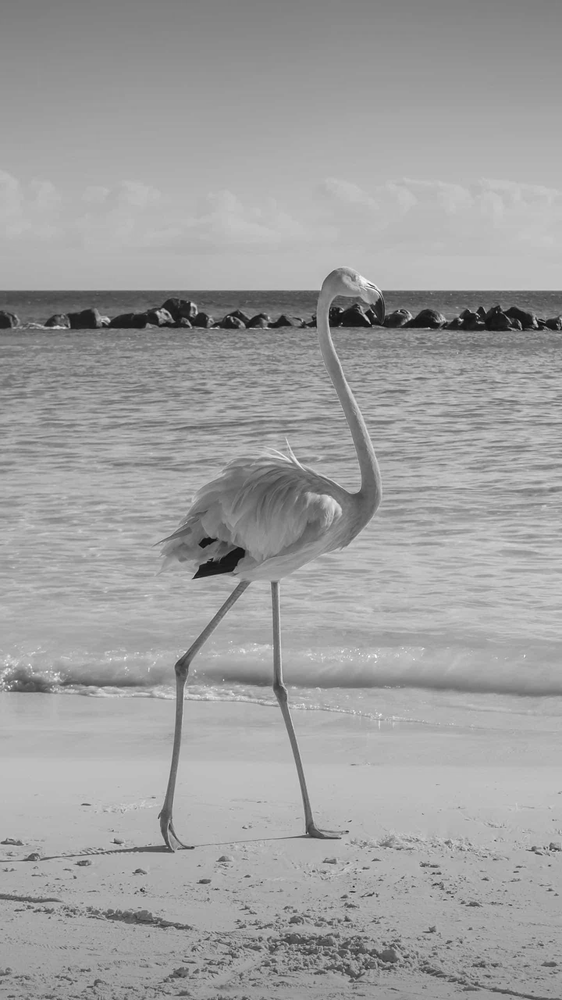
#> input picture grayscale/pics/animal.bmp, 562 x 1000 px, shrunk from 1440 x 2560 before the run, found by its file name; its folder holds only this picture in this run
$ python make_noise.py
#> lines starting #> are read from the running program, lines starting #| are printed output that depends on the picture
#> further down, img0 is the input picture: shape (1000, 562); min 12, max 255, mean 158.8
"""
    Author : Cervoliu
    This program adds noise to orignal images and save to local directory, which is created if not existed.
"""
import os
from pathlib import Path
import numpy as np
import cv2
import random

pepper = 0.5
salt = 1 - pepper

def add_pepper_salt_noise(img : np.ndarray, SNR : float, pepper : float = 0.5) -> np.ndarray:
    """
    Args:
        SNR : Signal-to-Noise Rate in percentage. 0 <= SNR <= 100.
        pepper : Pepper-noise Rate. Defaults to 0.5.
    """

    w, h = img.shape
    img_new = img.copy()
    for i in range(w):
        for j in range(h):
            if random.random() > 0.01 * SNR: continue
            if random.random() < pepper:
                img_new[i][j] = 0
            else:
                img_new[i][j] = 255
    return img_new

def add_Gaussian_noise(img : np.ndarray, mean : float = 0, variance : float = 0.1) -> np.ndarray:
#> called with mean = 0, variance = 0.1
    image = np.asarray(img / 255.0, dtype=np.float32)
    noise = np.random.normal(mean, variance, img.shape).astype(dtype=np.float32)
    output = image + noise
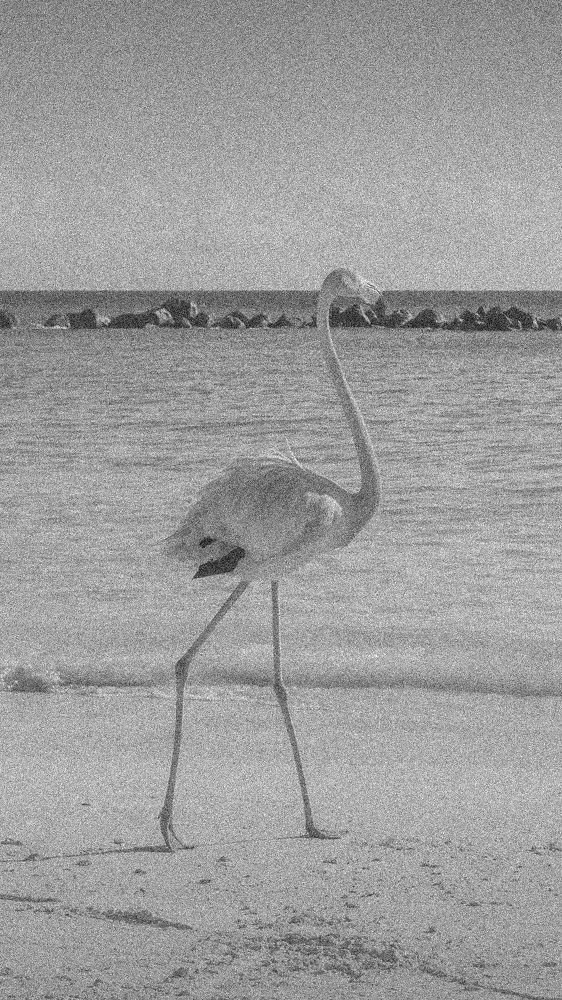
#> output: shape (1000, 562) float32; min -0.249, max 1.17, mean 0.623; drawn with min black and max white
    output = np.clip(output, 0, 1)
    output = np.uint8(output * 255)
    return output

def save(path, filename, img):
    Path(path).mkdir(parents=True, exist_ok=True)
    cv2.imwrite(path + filename, img)

if __name__ == "__main__":
    read_dir = ".\\grayscale\\pics\\"
    write_dir = ".\\grayscale\\addnoise\\"

    for file_name in os.listdir(read_dir):
        img0 = cv2.imread(read_dir + file_name, 0)

        img1 = add_Gaussian_noise(img0)
        save(write_dir + "Gaussian_noise\\", file_name, img1)

        for SNR in range(5, 100, 5):
            img2 = add_pepper_salt_noise(img0, SNR)
            save(write_dir + "salt-pepper_noise\\" + str(SNR) + "\\", file_name, img2)

            img3 = add_pepper_salt_noise(img1, SNR)
            save(write_dir + "mixed_noise\\" + str(SNR) + "\\", file_name, img3)
#> this loop made 19 passes
#> pass 1, `img2 = add_pepper_salt_noise(img0, SNR)`:
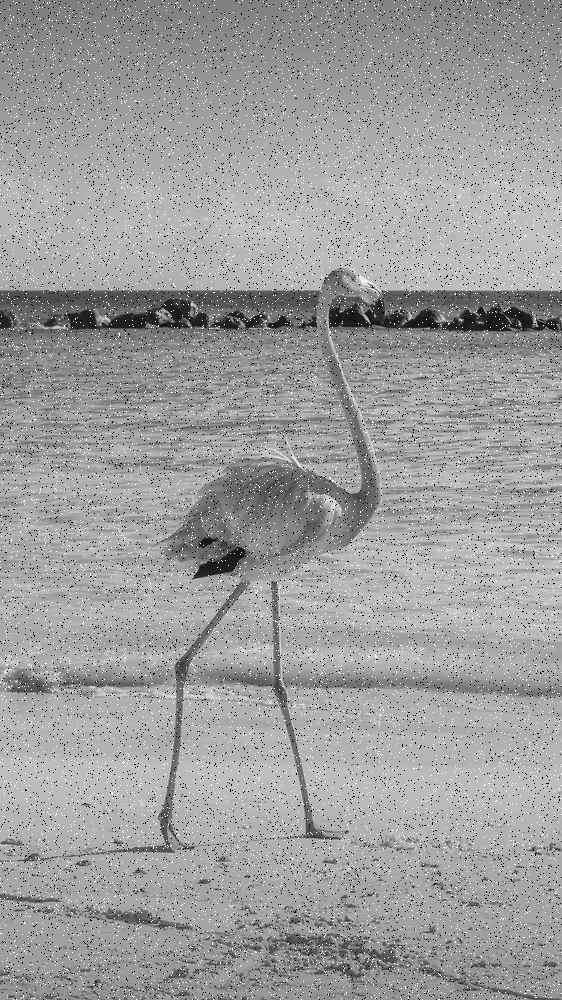
#> img2: shape (1000, 562); min 0, max 255, mean 157.3
#> pass 1, `img3 = add_pepper_salt_noise(img1, SNR)`:
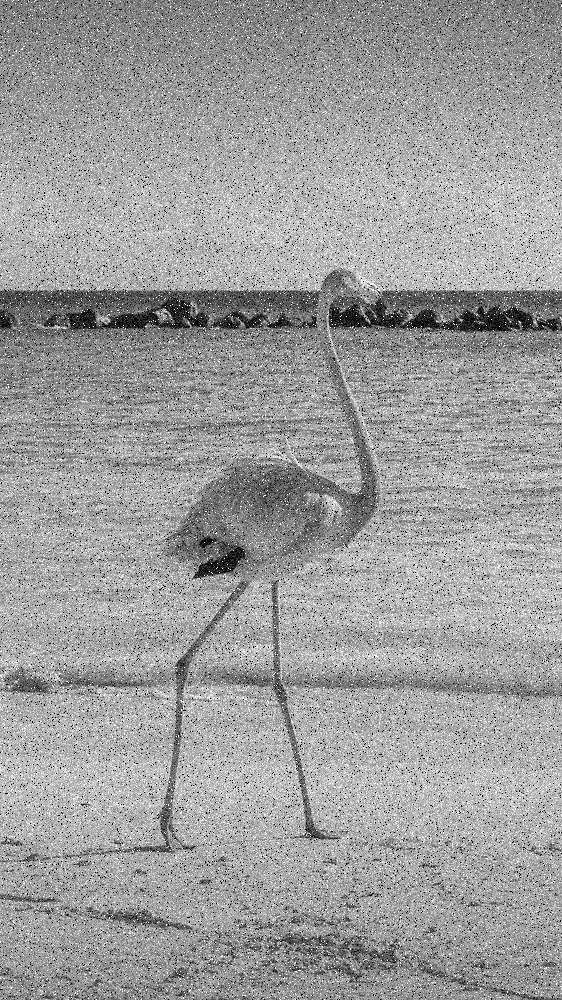
#> img3: shape (1000, 562); min 0, max 255, mean 156.8
#> pass 2, `img2 = add_pepper_salt_noise(img0, SNR)`:
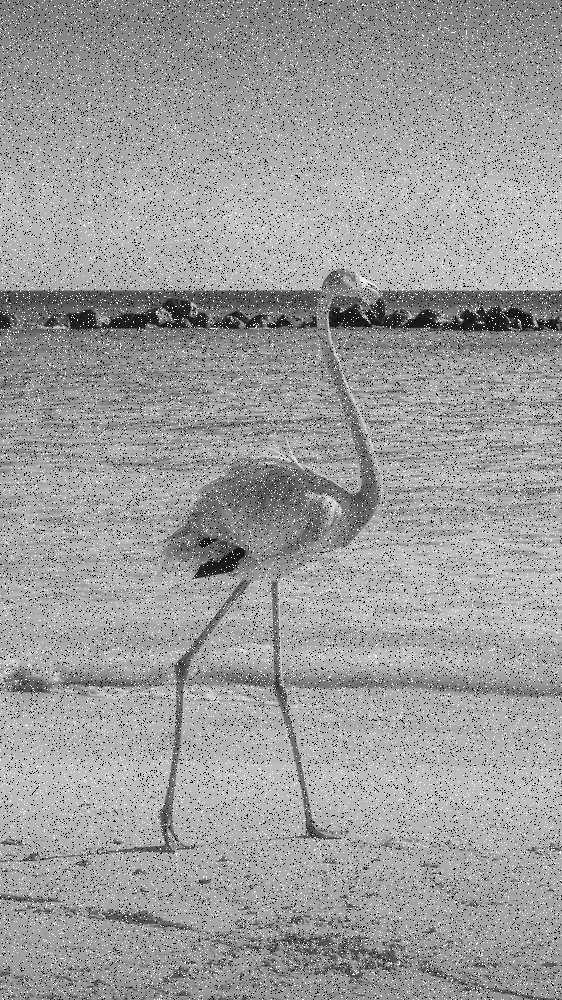
#> img2: shape (1000, 562); min 0, max 255, mean 155.7
#> pass 2, `img3 = add_pepper_salt_noise(img1, SNR)`:
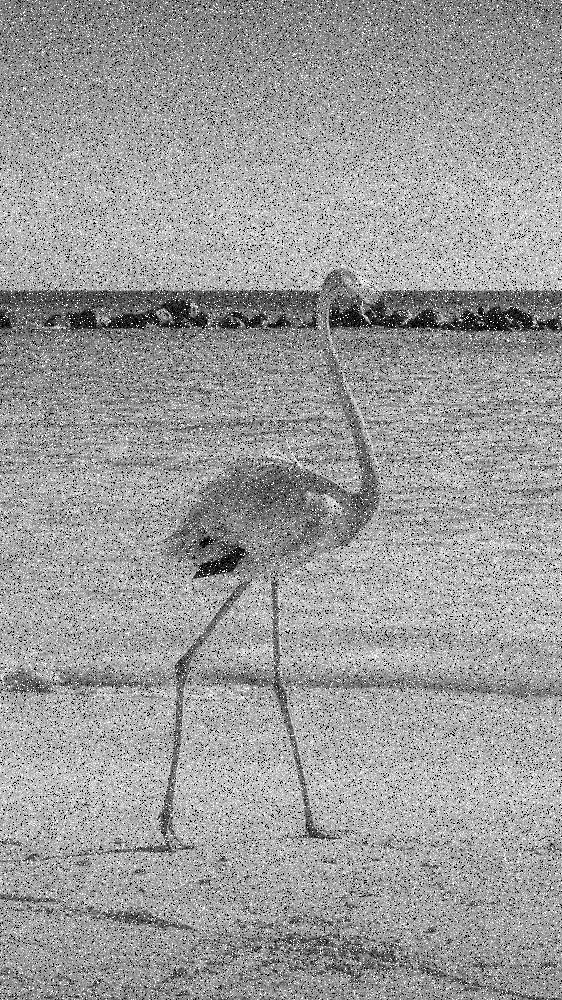
#> img3: shape (1000, 562); min 0, max 255, mean 155.3

$ run again, on grayscale/pics/pigeon.bmp
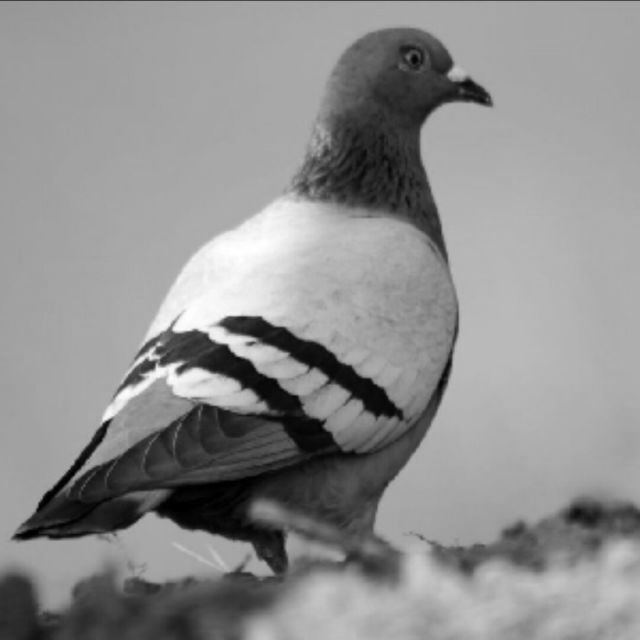
#> input picture grayscale/pics/pigeon.bmp, 640 x 640 px, found by its file name
#> img0 is the input picture: shape (640, 640); min 0, max 255, mean 142.7
#> in add_Gaussian_noise, `output = image + noise`:
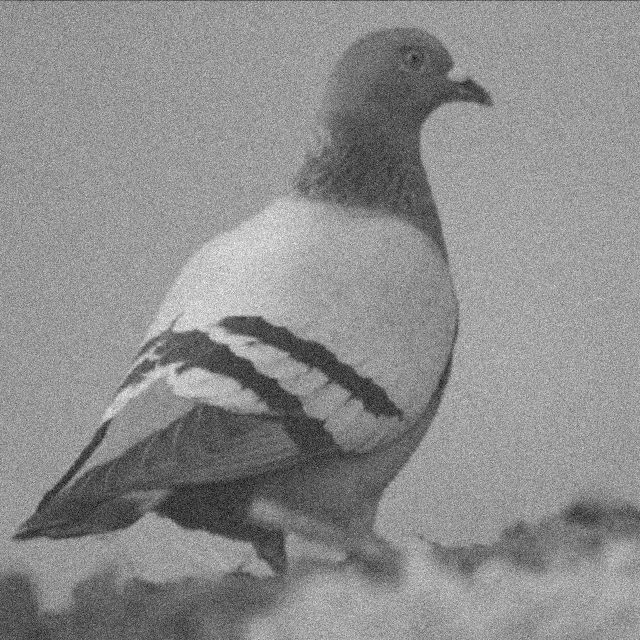
#> output: shape (640, 640) float32; min -0.396, max 1.33, mean 0.56; drawn with min black and max white
#> the loop `for SNR in range(5, 100, 5):` made 19 passes
#> pass 2, `img3 = add_pepper_salt_noise(img1, SNR)`:
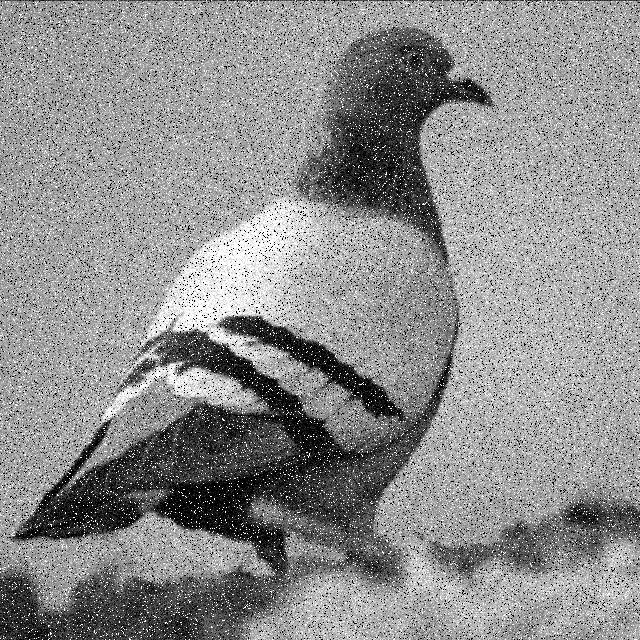
#> img3: shape (640, 640); min 0, max 255, mean 140.9

$ run again, on grayscale/pics/landscape2.bmp
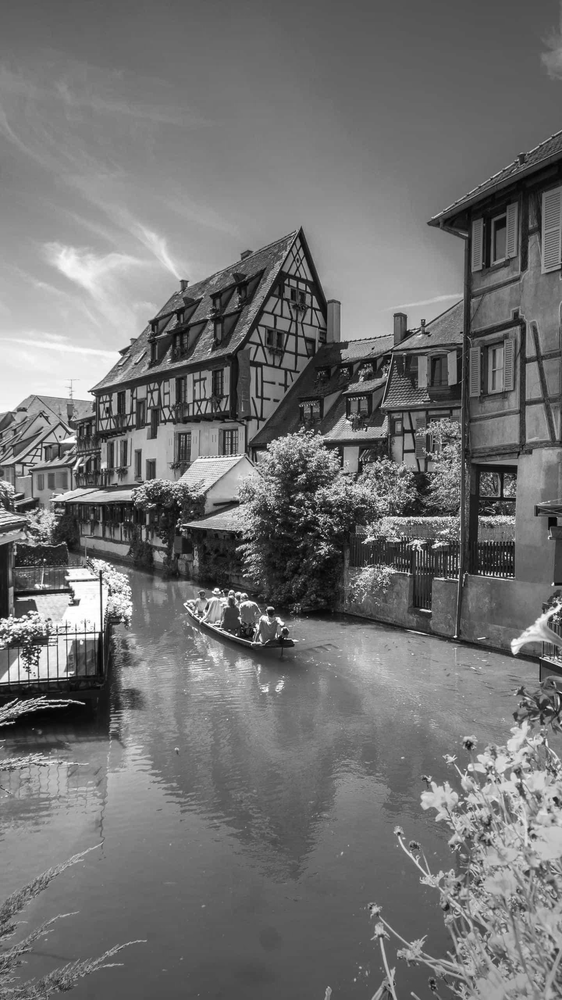
#> input picture grayscale/pics/landscape2.bmp, 562 x 1000 px, shrunk from 1440 x 2560 before the run, found by its file name
#> img0 is the input picture: shape (1000, 562); min 0, max 255, mean 114.1
#> in add_Gaussian_noise, `output = image + noise`:
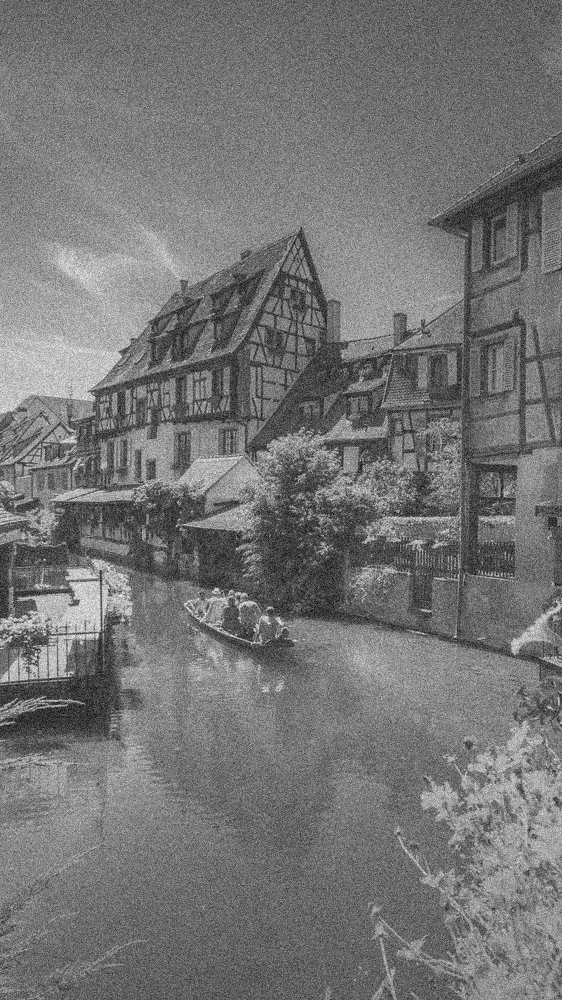
#> output: shape (1000, 562) float32; min -0.294, max 1.32, mean 0.448; drawn with min black and max white
#> the loop `for SNR in range(5, 100, 5):` made 19 passes
#> pass 2, `img3 = add_pepper_salt_noise(img1, SNR)`:
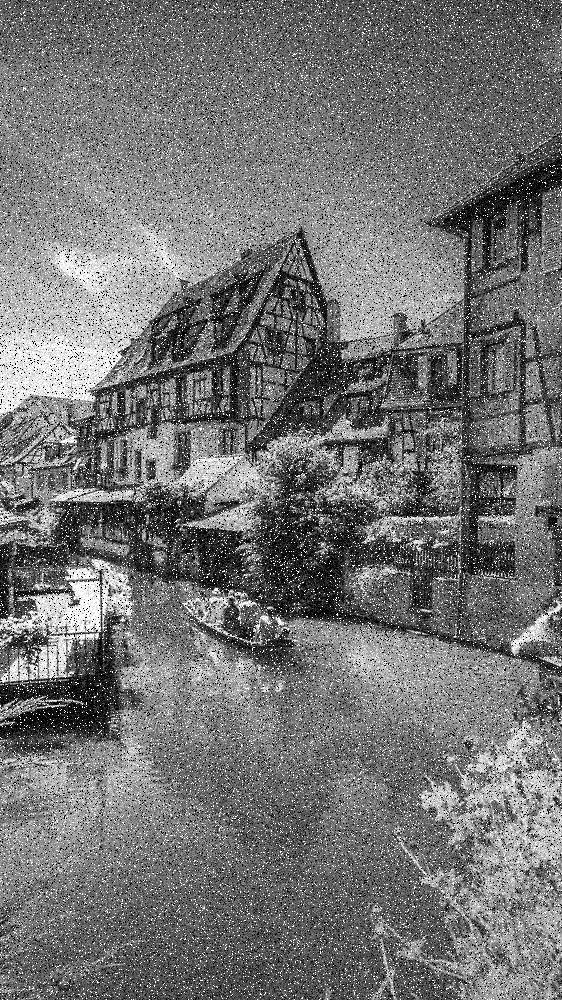
#> img3: shape (1000, 562); min 0, max 255, mean 115.2
